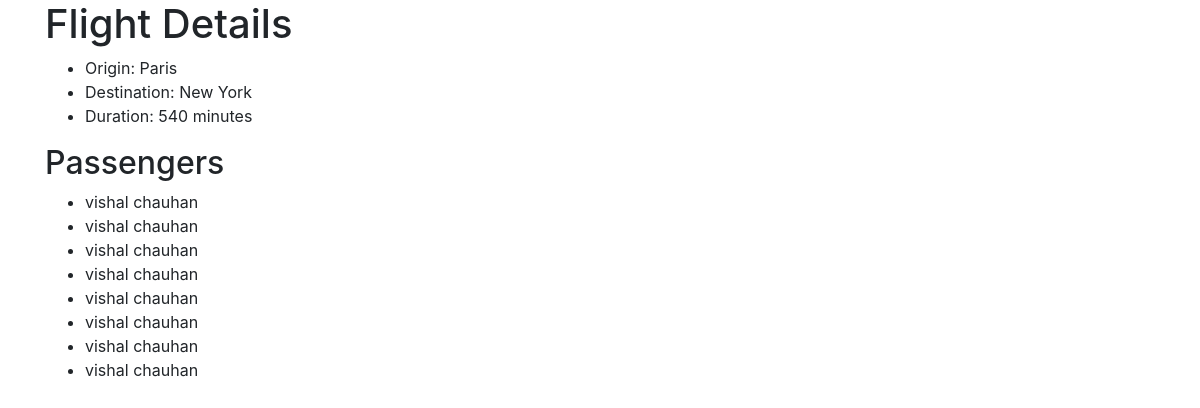
The page /flights/1 on the database its author committed.
### airline5/models.py (models this page shows, shortened)
class Flight(db.Model):
    __tablename__ = "flights"
    id = db.Column(db.Integer, primary_key=True)
    origin = db.Column(db.String, nullable=False)
    destination = db.Column(db.String, nullable=False)
    duration = db.Column(db.Integer, nullable=False)
    passengers = db.relationship("Passenger", backref="flight", lazy=True)

class Passenger(db.Model):
    __tablename__ = "passengers"
    id = db.Column(db.Integer, primary_key=True)
    name = db.Column(db.String, nullable=False)
    flight_id = db.Column(db.Integer, db.ForeignKey("flights.id"), nullable=False)

### airline5/app.py (the view)
@app.route("/flights/<int:flight_id>")
def flight(flight_id):
    flight = Flight.query.get(flight_id)
    if flight is None:
        return render_template("error.html", message="No such flight.")
    passengers = flight.passengers
    return render_template("flight.html", flight=flight, passengers=passengers)

### airline5/templates/flight.html (shortened to what this page needs)
{% extends "layout.html" %}
{% block body %}
    <h1>Flight Details</h1>
    <ul>
        <li>Origin: {{ flight.origin }}</li>
        <li>Destination: {{ flight.destination }}</li>
        <li>Duration: {{ flight.duration}} minutes</li>
    </ul>
    <h2>Passengers</h2>
    <ul>
        {% for passenger in passengers %}
            <li>{{ passenger.name }}</li>
        {% else %}
            <li>No passengers.</li>
        {% endfor %}
    </ul>
{% endblock %}

### airline5/templates/layout.html (shortened to what this page needs)
<!DOCTYPE html>
<html>
    <head>
        <link rel="stylesheet" href="https://maxcdn.bootstrapcdn.com/bootstrap/4.0.0/css/bootstrap.min.css">
    </head>
    <body>
        <div class="container">
            {% block body %}
            {% endblock %}
        </div>
    </body>
</html>

### rows shown on the page
Flight: origin "Paris", destination "New York", duration "540"
Passenger: name "vishal chauhan"
Passenger: name "vishal chauhan"
Passenger: name "vishal chauhan"
Passenger: name "vishal chauhan"
Passenger: name "vishal chauhan"
Passenger: name "vishal chauhan"
Passenger: name "vishal chauhan"
Passenger: name "vishal chauhan"
